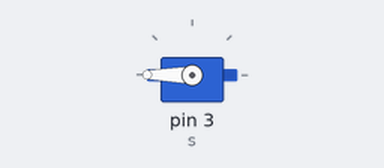
Bench run of a sketch on a simulated Arduino Uno, built with avr-gcc and run on an emulated ATmega328P. On the bench: servo.

Above: at 0.4 s.
At 4.4 s:
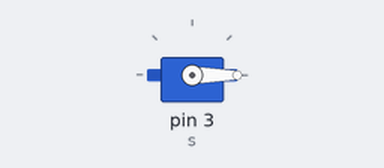
At 8.35 s:
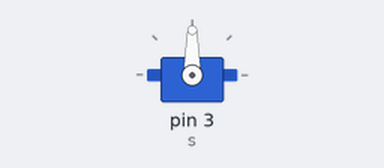
Timing chart, 0 to 10.8 s (numbered marks = the images above):
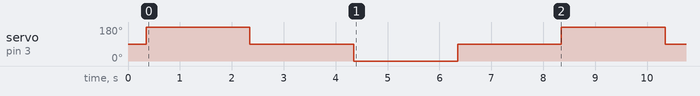

Measured:
- by itself, servo on pin 3 (s): repeats every 8.0 s: 90° 2.0 s, 0° 2.0 s, 90° 2.0 s, 180° 2.0 s

The sketch:

TestServomotore.ino
```cpp
#include <Servo.h>
Servo s;
void setup() {
  s.attach(3);
  pinMode(2, INPUT_PULLUP);
  delay(350); //VCC=5V --> 1400=360°   1050=270°   700=180°   350=90°
  s.write(90);


}
void loop()
{
 // while(digitalRead(2) != LOW);

  s.write(180);
  delay(2000); //VCC=5V --> 1400=360°   1050=270°   700=180°   350=90°
  s.write(90);
  delay(2000);

  s.write(0);
  delay(2000);

  s.write(90);
  delay(2000);
}
```
